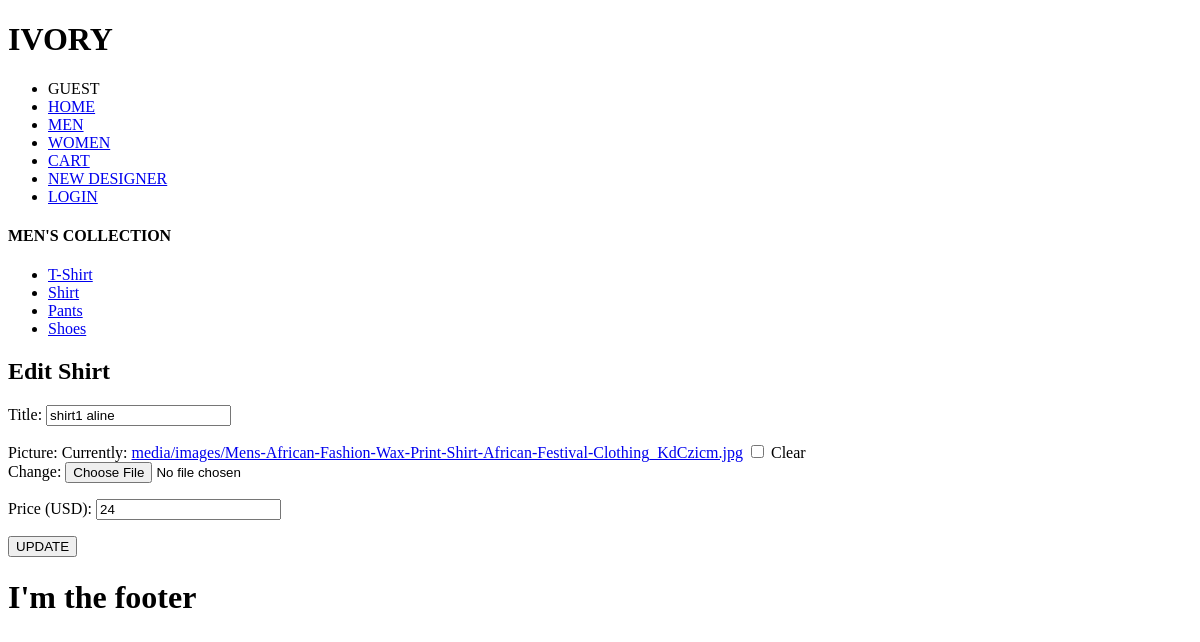
Page /editshirt/1/ on the earlier database version.
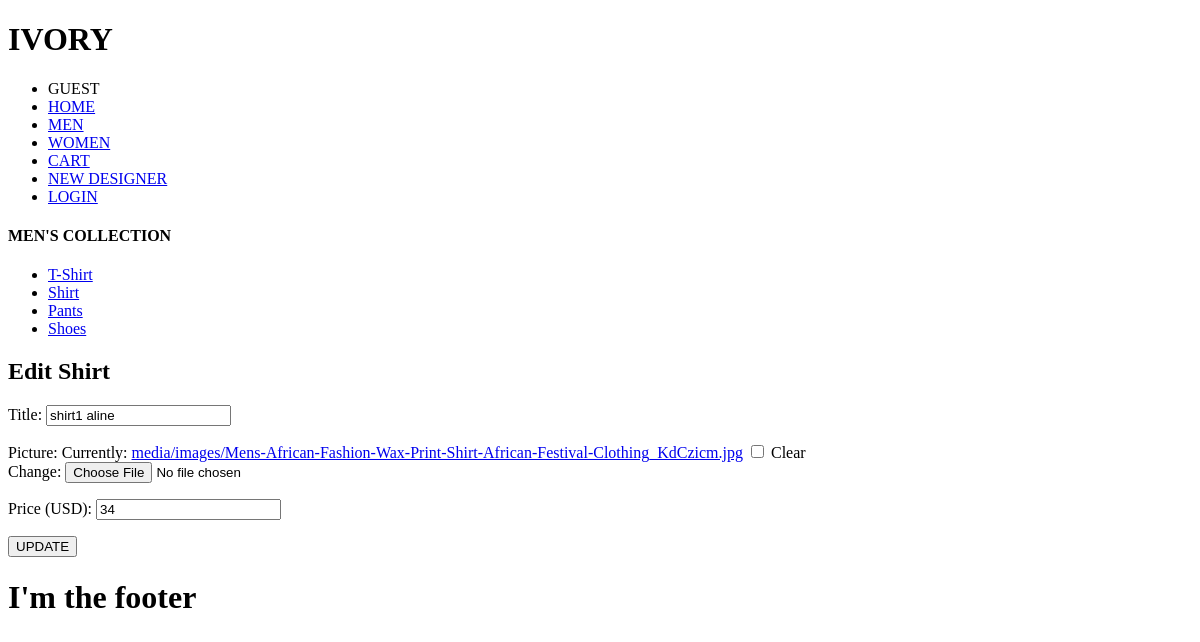
Same page on the later database version.
### ivoryApp/models.py (models this page shows, shortened)
class Shirt(models.Model):
    s_title = models.CharField(max_length=200)
    s_picture = models.ImageField(upload_to="media/images/", null=True, blank=True)
    s_price = models.IntegerField(default=0)
    s_ForeignKey = models.ForeignKey(UserLoginModel, on_delete=models.SET_NULL, null=True, blank=True)

### ivoryApp/views.py (the view)
# urls.py: path('editshirt/<int:s_id>/', views.editshirt, name='editshirt'),
def editshirt(request, s_id):
    edit_shirt = get_object_or_404(Shirt, pk=s_id)
    editedShirt = ShirtForm(request.POST or None, instance=edit_shirt)
    if editedShirt.is_valid():
        editedShirt.save()
        return redirect('shirtmen')
    return render(request, 'ivoryApp/edititem/editShirt.html', {'editedShirt': editedShirt})

### ivoryApp/forms.py
class ShirtForm(forms.ModelForm):
    class Meta:
        model = Shirt
        exclude = ["s_ForeignKey"]
        labels = {
            's_title': 'Title',
            's_picture': 'Picture',
            's_size': 'Available Size',
            's_price': 'Price (USD)',
        }

### ivoryApp/templates/ivoryApp/edititem/editShirt.html (shortened to what this page needs)
{% extends 'ivoryApp/men.html' %}
{% block content %}
<h2>Edit Shirt</h2>
<form method="post">
    {{ editedShirt.as_p }}
    <button>UPDATE</button>
</form>
{% endblock %}

Differences in the rows shown:
changed Shirt "shirt1 aline": s_price "24" → "34"
